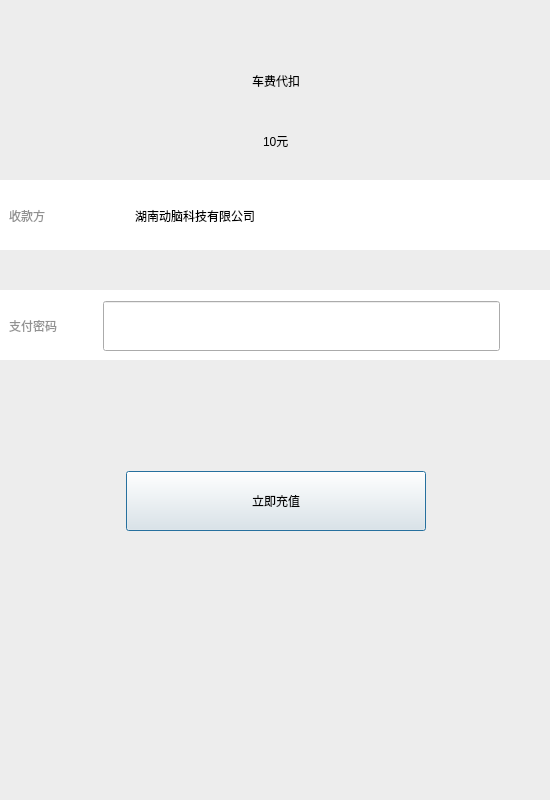
<?xml version="1.0" encoding="UTF-8"?>
<ui version="4.0">
 <class>ConfirmRecharDialog</class>
 <widget class="QDialog" name="ConfirmRecharDialog">
  <property name="geometry">
   <rect>
    <x>0</x>
    <y>0</y>
    <width>550</width>
    <height>800</height>
   </rect>
  </property>
  <property name="minimumSize">
   <size>
    <width>550</width>
    <height>800</height>
   </size>
  </property>
  <property name="maximumSize">
   <size>
    <width>550</width>
    <height>800</height>
   </size>
  </property>
  <property name="windowTitle">
   <string>确认交易记录</string>
  </property>
  <widget class="QLabel" name="label">
   <property name="geometry">
    <rect>
     <x>0</x>
     <y>0</y>
     <width>550</width>
     <height>800</height>
    </rect>
   </property>
   <property name="minimumSize">
    <size>
     <width>550</width>
     <height>800</height>
    </size>
   </property>
   <property name="styleSheet">
    <string notr="true">background-color: rgb(237, 237, 237);</string>
   </property>
   <property name="text">
    <string/>
   </property>
  </widget>
  <widget class="QWidget" name="horizontalLayoutWidget">
   <property name="geometry">
    <rect>
     <x>10</x>
     <y>60</y>
     <width>531</width>
     <height>41</height>
    </rect>
   </property>
   <layout class="QHBoxLayout" name="horizontalLayout">
    <item>
     <spacer name="horizontalSpacer">
      <property name="orientation">
       <enum>Qt::Horizontal</enum>
      </property>
      <property name="sizeHint" stdset="0">
       <size>
        <width>40</width>
        <height>20</height>
       </size>
      </property>
     </spacer>
    </item>
    <item>
     <widget class="QLabel" name="label_2">
      <property name="styleSheet">
       <string notr="true">font: 12pt &quot;Adobe Arabic&quot;;</string>
      </property>
      <property name="text">
       <string>车费代扣</string>
      </property>
     </widget>
    </item>
    <item>
     <spacer name="horizontalSpacer_2">
      <property name="orientation">
       <enum>Qt::Horizontal</enum>
      </property>
      <property name="sizeHint" stdset="0">
       <size>
        <width>40</width>
        <height>20</height>
       </size>
      </property>
     </spacer>
    </item>
   </layout>
  </widget>
  <widget class="QWidget" name="horizontalLayoutWidget_2">
   <property name="geometry">
    <rect>
     <x>10</x>
     <y>110</y>
     <width>531</width>
     <height>61</height>
    </rect>
   </property>
   <layout class="QHBoxLayout" name="horizontalLayout_2">
    <item>
     <spacer name="horizontalSpacer_3">
      <property name="orientation">
       <enum>Qt::Horizontal</enum>
      </property>
      <property name="sizeHint" stdset="0">
       <size>
        <width>40</width>
        <height>20</height>
       </size>
      </property>
     </spacer>
    </item>
    <item>
     <widget class="QLabel" name="costLabel">
      <property name="styleSheet">
       <string notr="true">font: 14pt &quot;黑体&quot;;</string>
      </property>
      <property name="text">
       <string>10元</string>
      </property>
     </widget>
    </item>
    <item>
     <spacer name="horizontalSpacer_4">
      <property name="orientation">
       <enum>Qt::Horizontal</enum>
      </property>
      <property name="sizeHint" stdset="0">
       <size>
        <width>40</width>
        <height>20</height>
       </size>
      </property>
     </spacer>
    </item>
   </layout>
  </widget>
  <widget class="QWidget" name="widget" native="true">
   <property name="geometry">
    <rect>
     <x>0</x>
     <y>180</y>
     <width>550</width>
     <height>70</height>
    </rect>
   </property>
   <widget class="QLabel" name="label_5">
    <property name="geometry">
     <rect>
      <x>0</x>
      <y>0</y>
      <width>550</width>
      <height>70</height>
     </rect>
    </property>
    <property name="styleSheet">
     <string notr="true">background-color: rgb(255, 255, 255);</string>
    </property>
    <property name="text">
     <string/>
    </property>
   </widget>
   <widget class="QWidget" name="horizontalLayoutWidget_3">
    <property name="geometry">
     <rect>
      <x>9</x>
      <y>10</y>
      <width>531</width>
      <height>51</height>
     </rect>
    </property>
    <layout class="QHBoxLayout" name="horizontalLayout_3">
     <item>
      <widget class="QLabel" name="label_6">
       <property name="maximumSize">
        <size>
         <width>120</width>
         <height>16777215</height>
        </size>
       </property>
       <property name="styleSheet">
        <string notr="true">font: 75 10pt &quot;Adobe Arabic&quot;;
color: rgb(145, 145, 145);</string>
       </property>
       <property name="text">
        <string>收款方</string>
       </property>
      </widget>
     </item>
     <item>
      <widget class="QLabel" name="label_7">
       <property name="styleSheet">
        <string notr="true">font: 75 12pt &quot;Adobe Arabic&quot;;</string>
       </property>
       <property name="text">
        <string>湖南动脑科技有限公司</string>
       </property>
      </widget>
     </item>
     <item>
      <spacer name="horizontalSpacer_9">
       <property name="orientation">
        <enum>Qt::Horizontal</enum>
       </property>
       <property name="sizeType">
        <enum>QSizePolicy::Fixed</enum>
       </property>
       <property name="sizeHint" stdset="0">
        <size>
         <width>40</width>
         <height>20</height>
        </size>
       </property>
      </spacer>
     </item>
    </layout>
   </widget>
  </widget>
  <widget class="QWidget" name="widget_2" native="true">
   <property name="geometry">
    <rect>
     <x>0</x>
     <y>290</y>
     <width>550</width>
     <height>70</height>
    </rect>
   </property>
   <widget class="QLabel" name="label_8">
    <property name="geometry">
     <rect>
      <x>0</x>
      <y>0</y>
      <width>550</width>
      <height>70</height>
     </rect>
    </property>
    <property name="styleSheet">
     <string notr="true">background-color: rgb(255, 255, 255);</string>
    </property>
    <property name="text">
     <string/>
    </property>
   </widget>
   <widget class="QWidget" name="horizontalLayoutWidget_4">
    <property name="geometry">
     <rect>
      <x>9</x>
      <y>10</y>
      <width>531</width>
      <height>52</height>
     </rect>
    </property>
    <layout class="QHBoxLayout" name="horizontalLayout_4">
     <item>
      <widget class="QLabel" name="label_9">
       <property name="maximumSize">
        <size>
         <width>120</width>
         <height>16777215</height>
        </size>
       </property>
       <property name="styleSheet">
        <string notr="true">font: 75 10pt &quot;Adobe Arabic&quot;;
color: rgb(145, 145, 145);</string>
       </property>
       <property name="text">
        <string>支付密码</string>
       </property>
      </widget>
     </item>
     <item>
      <spacer name="horizontalSpacer_5">
       <property name="orientation">
        <enum>Qt::Horizontal</enum>
       </property>
       <property name="sizeType">
        <enum>QSizePolicy::Fixed</enum>
       </property>
       <property name="sizeHint" stdset="0">
        <size>
         <width>40</width>
         <height>20</height>
        </size>
       </property>
      </spacer>
     </item>
     <item>
      <widget class="QLineEdit" name="passwordLineEdit">
       <property name="minimumSize">
        <size>
         <width>0</width>
         <height>50</height>
        </size>
       </property>
      </widget>
     </item>
     <item>
      <spacer name="horizontalSpacer_8">
       <property name="orientation">
        <enum>Qt::Horizontal</enum>
       </property>
       <property name="sizeType">
        <enum>QSizePolicy::Fixed</enum>
       </property>
       <property name="sizeHint" stdset="0">
        <size>
         <width>40</width>
         <height>20</height>
        </size>
       </property>
      </spacer>
     </item>
    </layout>
   </widget>
  </widget>
  <widget class="QWidget" name="horizontalLayoutWidget_5">
   <property name="geometry">
    <rect>
     <x>40</x>
     <y>470</y>
     <width>471</width>
     <height>62</height>
    </rect>
   </property>
   <layout class="QHBoxLayout" name="horizontalLayout_5">
    <item>
     <spacer name="horizontalSpacer_6">
      <property name="orientation">
       <enum>Qt::Horizontal</enum>
      </property>
      <property name="sizeHint" stdset="0">
       <size>
        <width>40</width>
        <height>20</height>
       </size>
      </property>
     </spacer>
    </item>
    <item>
     <widget class="QPushButton" name="rechargeButton">
      <property name="minimumSize">
       <size>
        <width>300</width>
        <height>60</height>
       </size>
      </property>
      <property name="text">
       <string>立即充值</string>
      </property>
     </widget>
    </item>
    <item>
     <spacer name="horizontalSpacer_7">
      <property name="orientation">
       <enum>Qt::Horizontal</enum>
      </property>
      <property name="sizeHint" stdset="0">
       <size>
        <width>40</width>
        <height>20</height>
       </size>
      </property>
     </spacer>
    </item>
   </layout>
  </widget>
 </widget>
 <resources/>
 <connections/>
</ui>
